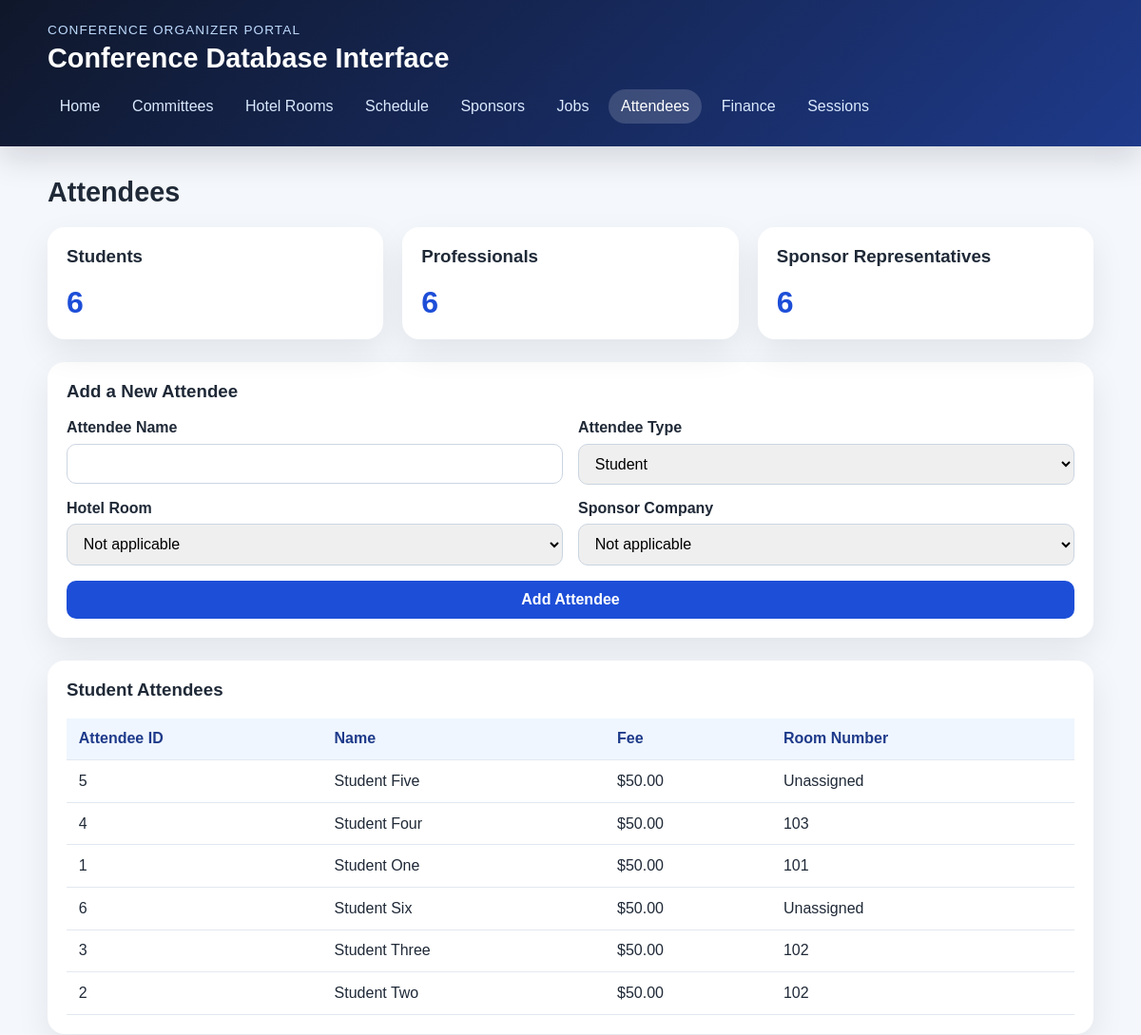
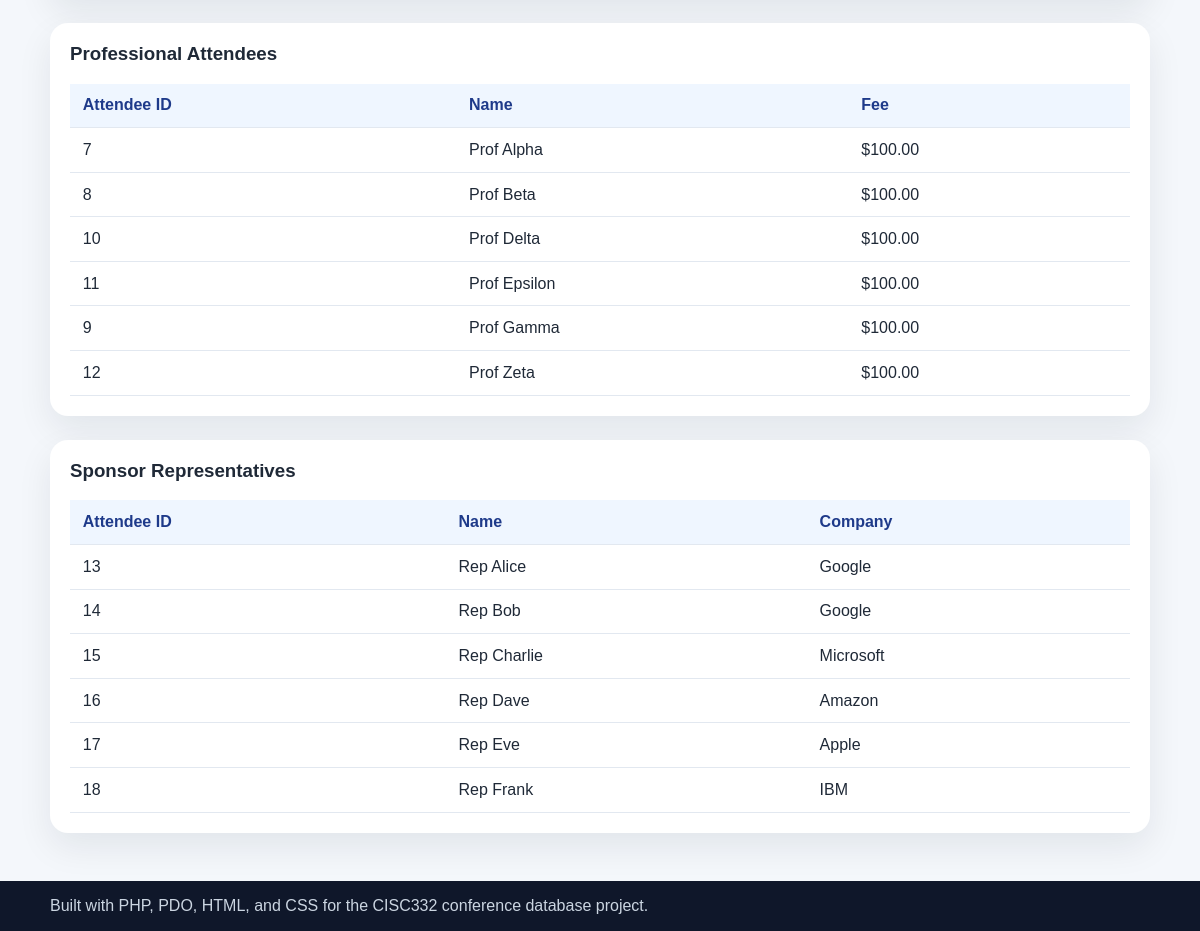
The page /attendees.php on the database its author committed (2 pictures, top to bottom).
### tables this page shows
CREATE TABLE Student (
    AttendeeID INT PRIMARY KEY,
    Fee DECIMAL(5,2) DEFAULT 50.00 NOT NULL,
    RoomNumber INT,
    FOREIGN KEY (AttendeeID) REFERENCES Attendee(AttendeeID) ON DELETE CASCADE,
    FOREIGN KEY (RoomNumber) REFERENCES HotelRoom(RoomNumber) ON DELETE SET NULL
);

CREATE TABLE Attendee (
    AttendeeID INT PRIMARY KEY,
    AttendeeName VARCHAR(100) NOT NULL
);

CREATE TABLE Professional (
    AttendeeID INT PRIMARY KEY,
    Fee DECIMAL(5,2) DEFAULT 100.00 NOT NULL,
    FOREIGN KEY (AttendeeID) REFERENCES Attendee(AttendeeID) ON DELETE CASCADE
);

CREATE TABLE SponsorRep (
    AttendeeID INT PRIMARY KEY,
    CompName VARCHAR(100) NOT NULL,
    FOREIGN KEY (AttendeeID) REFERENCES Attendee(AttendeeID) ON DELETE CASCADE,
    FOREIGN KEY (CompName) REFERENCES Company(CompName) ON DELETE CASCADE
);

### db.php (called while the page is built, shortened)
<?php
function db(): PDO
{
    static $pdo = null;
    if ($pdo instanceof PDO) {
        return $pdo;
    }
    $customDsn = getenv('DB_DSN');
    $driver = getenv('DB_DRIVER') ?: 'mysql';
    $host = getenv('DB_HOST') ?: '127.0.0.1';
    $port = getenv('DB_PORT') ?: '3306';
    $database = getenv('DB_NAME') ?: 'conferenceDB';
    $charset = getenv('DB_CHARSET') ?: 'utf8mb4';
    $username = getenv('DB_USER') ?: 'root';
    $password = getenv('DB_PASS');
    if ($password === false) {
        $password = '';
    }
    if ($customDsn !== false && $customDsn !== '') {
        $dsn = $customDsn;
    } else {
        $dsn = sprintf(
            '%s:host=%s;port=%s;dbname=%s;charset=%s',
            $driver,
            $host,
            $port,
            $database,
            $charset
        );
    }
    $pdo = new PDO(
        $dsn,
        $username,
        $password,
        [
            PDO::ATTR_ERRMODE => PDO::ERRMODE_EXCEPTION,
            PDO::ATTR_DEFAULT_FETCH_MODE => PDO::FETCH_ASSOC,
            PDO::ATTR_EMULATE_PREPARES => false,
        ]
    );
    return $pdo;
}

### attendees.php (the view, shortened to what this page needs)
<?php
require_once __DIR__ . '/helpers.php';
$students = fetch_all_rows(
    'SELECT a.AttendeeID, a.AttendeeName, s.Fee, s.RoomNumber
     FROM Attendee a
     JOIN Student s ON a.AttendeeID = s.AttendeeID
     ORDER BY a.AttendeeName'
);
$professionals = fetch_all_rows(
    'SELECT a.AttendeeID, a.AttendeeName, p.Fee
     FROM Attendee a
     JOIN Professional p ON a.AttendeeID = p.AttendeeID
     ORDER BY a.AttendeeName'
);
$sponsors = fetch_all_rows(
    'SELECT a.AttendeeID, a.AttendeeName, sr.CompName
     FROM Attendee a
     JOIN SponsorRep sr ON a.AttendeeID = sr.AttendeeID
     ORDER BY a.AttendeeName'
);
render_header('Attendees', 'attendees.php');
?>
<section class="grid grid-3">
    <article class="stat-card">
        <h3>Students</h3>
        <p class="stat-number"><?php echo e((string) count($students)); ?></p>
    </article>
    <article class="stat-card">
        <h3>Professionals</h3>
        <p class="stat-number"><?php echo e((string) count($professionals)); ?></p>
    </article>
    <article class="stat-card">
        <h3>Sponsor Representatives</h3>
        <p class="stat-number"><?php echo e((string) count($sponsors)); ?></p>
    </article>
</section>
<section class="form-card" style="margin-top: 1.5rem;">
    <h3>Add a New Attendee</h3>
    <form method="post">
        <div class="form-grid">
            <div class="field">
                <label for="attendee_name">Attendee Name</label>
                <input type="text" id="attendee_name" name="attendee_name" required>
            </div>
            <div class="field">
                <label for="attendee_type">Attendee Type</label>
                <select id="attendee_type" name="attendee_type" required>
                    <option value="student">Student</option>
                </select>
            </div>
            <div class="field">
                <label for="room_number">Hotel Room</label>
                <select id="room_number" name="room_number">
                    <option value="">Not applicable</option>
                </select>
            </div>
            <div class="field">
                <label for="company_name">Sponsor Company</label>
                <select id="company_name" name="company_name">
                    <option value="">Not applicable</option>
                </select>
            </div>
            <div class="field-full">
                <button type="submit">Add Attendee</button>
            </div>
        </div>
    </form>
</section>
<section class="table-card" style="margin-top: 1.5rem;">
    <h3>Student Attendees</h3>
    <?php if ($students === []): ?>
        <p class="empty-state">No student attendees were found.</p>
    <?php else: ?>
        <div class="table-wrap">
            <table>
                <thead>
                    <tr>
                        <th>Attendee ID</th>
                        <th>Name</th>
                        <th>Fee</th>
                        <th>Room Number</th>
                    </tr>
                </thead>
                <tbody>
                    <?php foreach ($students as $student): ?>
                        <tr>
                            <td><?php echo e((string) $student['AttendeeID']); ?></td>
                            <td><?php echo e($student['AttendeeName']); ?></td>
                            <td><?php echo e(money_format_local((float) $student['Fee'])); ?></td>
                            <td><?php echo $student['RoomNumber'] !== null ? e((string) $student['RoomNumber']) : 'Unassigned'; ?></td>
                        </tr>
                    <?php endforeach; ?>
                </tbody>
            </table>
        </div>
    <?php endif; ?>
</section>
<section class="table-card" style="margin-top: 1.5rem;">
    <h3>Professional Attendees</h3>
    <?php if ($professionals === []): ?>
        <p class="empty-state">No professional attendees were found.</p>
    <?php else: ?>
        <div class="table-wrap">
            <table>
                <thead>
                    <tr>
                        <th>Attendee ID</th>
                        <th>Name</th>
                        <th>Fee</th>
                    </tr>
                </thead>
                <tbody>
                    <?php foreach ($professionals as $professional): ?>
                        <tr>
                            <td><?php echo e((string) $professional['AttendeeID']); ?></td>
                            <td><?php echo e($professional['AttendeeName']); ?></td>
                            <td><?php echo e(money_format_local((float) $professional['Fee'])); ?></td>
                        </tr>
                    <?php endforeach; ?>
                </tbody>
            </table>
        </div>
    <?php endif; ?>
</section>
<section class="table-card" style="margin-top: 1.5rem;">
    <h3>Sponsor Representatives</h3>
    <?php if ($sponsors === []): ?>
        <p class="empty-state">No sponsor representatives were found.</p>
    <?php else: ?>
        <div class="table-wrap">
            <table>
                <thead>
                    <tr>
                        <th>Attendee ID</th>
                        <th>Name</th>
                        <th>Company</th>
                    </tr>
                </thead>
                <tbody>
                    <?php foreach ($sponsors as $sponsor): ?>
                        <tr>
                            <td><?php echo e((string) $sponsor['AttendeeID']); ?></td>
                            <td><?php echo e($sponsor['AttendeeName']); ?></td>
                            <td><?php echo e($sponsor['CompName']); ?></td>
                        </tr>
                    <?php endforeach; ?>
                </tbody>
            </table>
        </div>
    <?php endif; ?>
</section>
<?php
render_footer();

### helpers.php (shortened to what this page needs)
<?php
require_once __DIR__ . '/db.php';
function e($value): string
{
    return htmlspecialchars((string) $value, ENT_QUOTES, 'UTF-8');
}
function money_format_local(float $amount): string
{
    return '$' . number_format($amount, 2);
}
function nav_items(): array
{
    return [
        'conference.php' => 'Home',
        'committee.php' => 'Committees',
        'rooms.php' => 'Hotel Rooms',
        'schedule.php' => 'Schedule',
        'companies.php' => 'Sponsors',
        'jobs.php' => 'Jobs',
        'attendees.php' => 'Attendees',
        'finance.php' => 'Finance',
        'sessions.php' => 'Sessions',
    ];
}
function render_header(string $title, string $activePage): void
{
    ?>
    <!DOCTYPE html>
    <html lang="en">
    <head>
        <link rel="stylesheet" href="style.css">
    </head>
    <body>
    <header class="site-header">
        <div class="container nav-wrap">
            <div>
                <p class="eyebrow">Conference Organizer Portal</p>
                <h1 class="site-title">Conference Database Interface</h1>
            </div>
            <nav class="site-nav">
                <?php foreach (nav_items() as $file => $label): ?>
                    <a class="nav-link<?php echo $file === $activePage ? ' active' : ''; ?>" href="<?php echo e($file); ?>"><?php echo e($label); ?></a>
                <?php endforeach; ?>
            </nav>
        </div>
    </header>
    <main class="container page-shell">
        <section class="page-heading">
            <h2><?php echo e($title); ?></h2>
        </section>
    <?php
}
function render_footer(): void
{
    ?>
    </main>
    <footer class="site-footer">
        <div class="container footer-content">
            <p>Built with PHP, PDO, HTML, and CSS for the CISC332 conference database project.</p>
        </div>
    </footer>
    </body>
    </html>
    <?php
}
function fetch_all_rows(string $sql, array $params = []): array
{
    $stmt = db()->prepare($sql);
    $stmt->execute($params);
    return $stmt->fetchAll();
}

### style.css (style rules this page uses)
* { box-sizing: border-box; }
body { margin: 0; font-family: Arial, Helvetica, sans-serif; background: #f4f7fb; color: #1f2937; }
a { color: #1d4ed8; }
.container { width: min(1100px, calc(100% - 2rem)); margin: 0 auto; }
.site-header { background: linear-gradient(135deg, #0f172a, #1e3a8a); color: #ffffff; padding: 1.5rem 0; box-shadow: 0 12px 32px rgba(15, 23, 42, 0.15); }
.nav-wrap { display: flex; justify-content: space-between; align-items: flex-end; gap: 1rem; flex-wrap: wrap; }
.eyebrow { margin: 0 0 0.4rem; font-size: 0.85rem; letter-spacing: 0.08em; text-transform: uppercase; color: #bfdbfe; }
.site-title { margin: 0; font-size: 1.8rem; }
.site-nav { display: flex; flex-wrap: wrap; gap: 0.5rem; }
.nav-link { color: #dbeafe; text-decoration: none; padding: 0.55rem 0.8rem; border-radius: 999px; transition: 0.2s ease; }
.nav-link:hover, .nav-link.active { background: rgba(255, 255, 255, 0.16); color: #ffffff; }
.page-shell { padding: 2rem 0 3rem; }
.page-heading h2 { margin: 0 0 1.25rem; font-size: 1.8rem; }
.grid { display: grid; gap: 1.25rem; }
.grid-3 { grid-template-columns: repeat(3, minmax(0, 1fr)); }
.card, .form-card, .table-card, .stat-card { background: #ffffff; border-radius: 18px; padding: 1.25rem; box-shadow: 0 14px 35px rgba(15, 23, 42, 0.08); }
.card h3, .form-card h3, .table-card h3, .stat-card h3 { margin-top: 0; }
.form-grid { display: grid; grid-template-columns: repeat(2, minmax(0, 1fr)); gap: 1rem; }
.field, .field-full { display: flex; flex-direction: column; gap: 0.45rem; }
.field-full { grid-column: 1 / -1; }
label { font-weight: bold; }
input, select, button { font: inherit; padding: 0.7rem 0.8rem; border-radius: 10px; border: 1px solid #cbd5e1; }
button { background: #1d4ed8; color: #ffffff; border: none; cursor: pointer; font-weight: bold; }
.table-wrap { overflow-x: auto; }
table { width: 100%; border-collapse: collapse; }
th, td { padding: 0.8rem; border-bottom: 1px solid #e2e8f0; text-align: left; }
th { background: #eff6ff; color: #1e3a8a; }
.stat-number { font-size: 2rem; font-weight: bold; color: #1d4ed8; margin: 0.2rem 0 0; }
.site-footer { background: #0f172a; color: #cbd5e1; padding: 1rem 0; }
.footer-content p { margin: 0; }

### rows shown on the page
student: AttendeeID.AttendeeID "5", AttendeeID.AttendeeName "Student Five", Fee "$50.00", shows "Unassigned"
student: AttendeeID.AttendeeID "4", AttendeeID.AttendeeName "Student Four", Fee "$50.00", RoomNumber "103"
student: AttendeeID.AttendeeID "1", AttendeeID.AttendeeName "Student One", Fee "$50.00", RoomNumber "101"
student: AttendeeID.AttendeeID "6", AttendeeID.AttendeeName "Student Six", Fee "$50.00", shows "Unassigned"
student: AttendeeID.AttendeeID "3", AttendeeID.AttendeeName "Student Three", Fee "$50.00", RoomNumber "102"
student: AttendeeID.AttendeeID "2", AttendeeID.AttendeeName "Student Two", Fee "$50.00", RoomNumber "102"
professional: AttendeeID.AttendeeID "7", AttendeeID.AttendeeName "Prof Alpha", Fee "$100.00"
professional: AttendeeID.AttendeeID "8", AttendeeID.AttendeeName "Prof Beta", Fee "$100.00"
professional: AttendeeID.AttendeeID "10", AttendeeID.AttendeeName "Prof Delta", Fee "$100.00"
professional: AttendeeID.AttendeeID "11", AttendeeID.AttendeeName "Prof Epsilon", Fee "$100.00"
professional: AttendeeID.AttendeeID "9", AttendeeID.AttendeeName "Prof Gamma", Fee "$100.00"
professional: AttendeeID.AttendeeID "12", AttendeeID.AttendeeName "Prof Zeta", Fee "$100.00"
sponsorrep: AttendeeID.AttendeeID "13", AttendeeID.AttendeeName "Rep Alice", CompName "Google"
sponsorrep: AttendeeID.AttendeeID "14", AttendeeID.AttendeeName "Rep Bob", CompName "Google"
sponsorrep: AttendeeID.AttendeeID "15", AttendeeID.AttendeeName "Rep Charlie", CompName "Microsoft"
sponsorrep: AttendeeID.AttendeeID "16", AttendeeID.AttendeeName "Rep Dave", CompName "Amazon"
sponsorrep: AttendeeID.AttendeeID "17", AttendeeID.AttendeeName "Rep Eve", CompName "Apple"
sponsorrep: AttendeeID.AttendeeID "18", AttendeeID.AttendeeName "Rep Frank", CompName "IBM"

### other values the page prints
$label "Home"
$label "Committees"
$label "Hotel Rooms"
$label "Schedule"
$label "Sponsors"
$label "Jobs"
$label "Attendees"
$label "Finance"
$label "Sessions"
$title "Attendees"
count($students) "6"
count($professionals) "6"
count($sponsors) "6"
